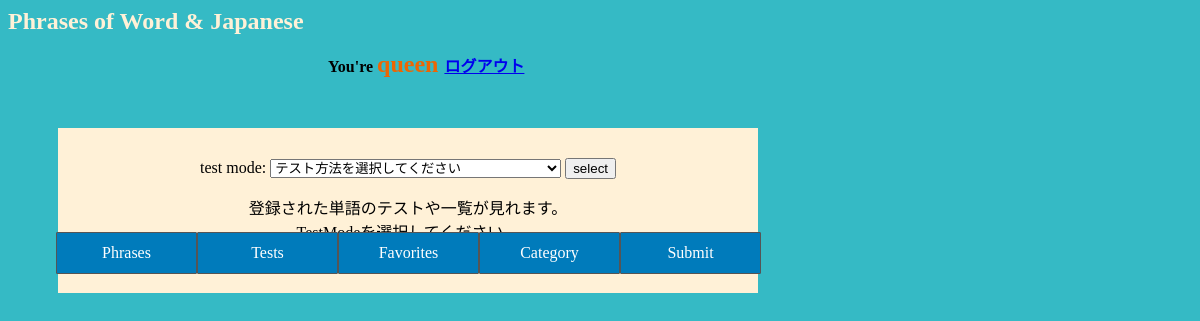
The app's page /main/tests.php (signed in), older data.
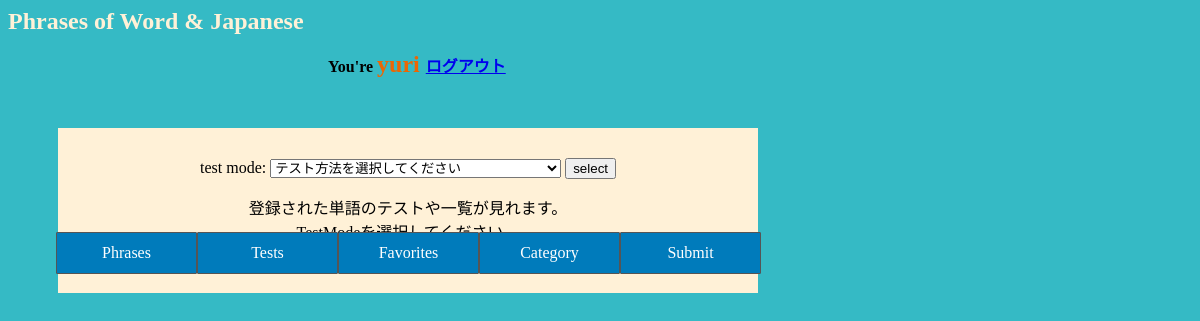
The same page, newer data.
### tables this page shows
CREATE TABLE user (uid integer PRIMARY KEY, uname text NOT NULL, password text);

### main/tests.php (the view, shortened to what this page needs)
<html>
<head>
    <link rel="stylesheet" type="text/css" href="basic.css">
</head>
    <body
    <div id="bg1"
    data-2000="background-position:800px -1000px;"
    data-0="background-position:0px 0px;">
    <h1>Phrases of Word & Japanese</h1>
<?php
if($_SESSION["S_USERID"]){
    $id = $_SESSION["S_USERID"];
}else{
    header("HTTP/1.1 301 Moved Permanently");
    header("Location: index.php");
    exit;
}
if(! $db = new PDO("sqlite:../phrase.db") ){
    print "DB接続に失敗しました<br>";
}else{
    $sql = "select uname from user where uid='$id'";
    $stmt = $db -> prepare($sql);
    $flag = $stmt -> execute();
 $cols = $stmt->fetch(PDO::FETCH_NUM);
    print "<div class=name>You're <font size=5 color=#ec6604> $cols[0] </font> <a href=logout.php>ログアウト</a></div>";
}
?>
    <div id="tab">
      <a href="home.php">Phrases</a>
      <a href="tests.php">Tests</a>
      <a href="favorites.php">Favorites</a>
      <a href="category.php">Category</a>
      <a href="submit.php">Submit</a>
    </div>
  <div id="main">
<?php
    if(! $db = new PDO("sqlite:../phrase.db")){
        die("DB Connection Failed.");
    }
$sql = "SELECT id, fword, jword,suc,fail,sid FROM card WHERE uid = '$id'";
?>
<form action="tests.php" method="get">
    test mode:
    <select name="mode">
    <option value="0">テスト方法を選択してください</option>
    </select>
    <input type="submit" value="select">
    </form>
<?php
    $mode = $_GET['mode'];
$stmt = $db -> prepare($sql);
$stmt -> execute();
if($mode == "both" || $mode == "fword" || $mode == "jword") {
    print "<table border=1>\n";
    print "<tr>";
    if($mode == "both" || $mode == "fword") {
        print "<th>$mode</th>";
    }
    if($mode == "both" || $mode == "jword") {
        print "<th>Japanese</th>";
    }
    print "<th>Comments</th>";
    print "<th>rate</th>";
    print "<tr>";
    while($cols = $stmt->fetch(PDO::FETCH_NUM)){
        print "<tr>\n";
        if($mode == "both" || $mode == "fword"){
            print "<td>$cols[1]</td>";
        }
        if($mode == "both" || $mode == "jword"){
            print "<td>$cols[2]</td>";
        }
        print "<td>$cols[3]</td>";
        print "<td>$cols[4] / $cols[5]</td>";
        print "</tr>\n";
    }
    print "</table>\n";
}else{
    print "登録された単語のテストや一覧が見れます。<br>";
}
?>
</div>
</body>
</html>

Row changes from the older to the newer data that the page shows:
changed user: uname "queen" → "yuri"
